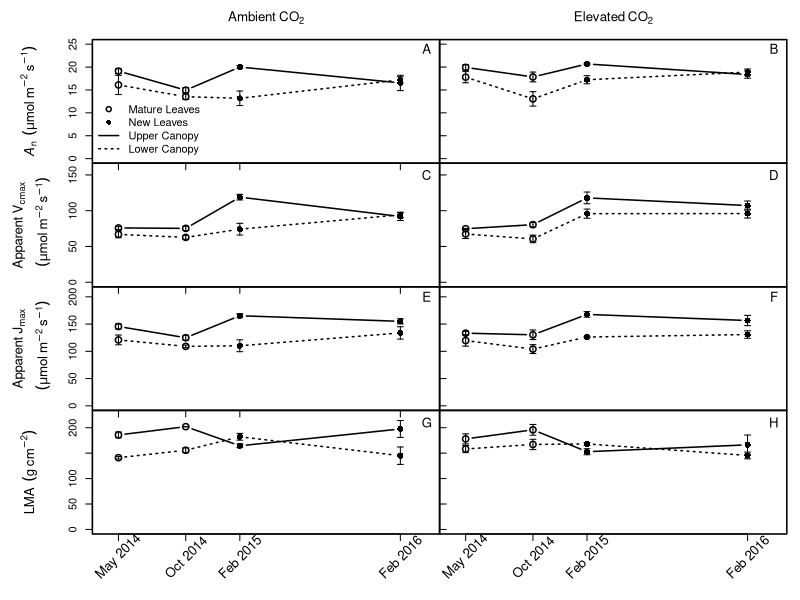

This chart was generated by the following R code:
##gas exchange campaigns------

ge <- read.csv("april/face_photo_means.csv")
  ge <- ge[complete.cases(ge),]
  ge <- droplevels(ge)
  ge$Date <- paste(ge$Campaign, "01", sep="_")
  ge$Date <- as.Date(ge$Date, format="%b_%Y_%d")

aco2 <- ge[ge$C.treat == "+C",]
eco2 <- ge[ge$C.treat == "0C",]
  
aco2_upp <- ge[ge$C.treat == "+C" & ge$Position == "upper",]
aco2_low <- ge[ge$C.treat == "+C" & ge$Position == "lower",]
eco2_upp <- ge[ge$C.treat == "0C" & ge$Position == "upper",]
eco2_low <- ge[ge$C.treat == "0C" & ge$Position == "lower",]


#plot bits------
campainlab <- gsub("_", " ", unique(ge$Campaign))
canopycols <- c("forestgreen", "royalblue")
pchs=c(1,16)
photolab <- expression(italic(A)[n]~~(mu*mol~m^-2~s^-1))
lmalab <- expression(LMA~~(g~cm^-2))
jlab <- expression(atop(Apparent~J[max],~~(mu*mol~m^-2~s^-1)))
vlab <- expression(atop(Apparent~V[cmax],~~(mu*mol~m^-2~s^-1)))
daterange <- c(as.Date("2014-04-01"), as.Date("2016-04-01"))
datelab <- as.Date("2016-04-01")
pchs2 <- c(1,1,16,16)

#plotting---------
windows()
par(oma=c(5,7,3,1), mfrow=c(4,2), mar=c(0,0,0,0), pch=16, lwd=1.5)

#photosynthesis-aco2
plot(photo ~ Date, data=aco2_low, type="b", pch=pchs2,lty=3,
     xlab="",ylab="", ylim=c(0, 25), xaxt='n', cex=1.25, xlim=daterange)
points(photo ~ Date, data=aco2_upp,  cex=1.25, type="b",pch=pchs2)
axis(1, labels=FALSE, at=unique(aco2$Date))
with(aco2, arrows(Date, photo, Date, photo+se.photo, angle=90, lwd=1,
                    length=.03))
with(aco2, arrows(Date, photo, Date, photo-se.photo, angle=90, lwd=1,
                  length=.03))
mtext(photolab, side=2, line=4, cex=.8)
legend("bottomleft", legend=c("Mature Leaves", "New Leaves", "Upper Canopy", "Lower Canopy"),
       bty='n', col="black", inset=.01, pch=c(1,16,NA,NA), lty=c(NA, NA, 1,3))
mtext(expression(Ambient~CO[2]), side=3, line=1, cex=.8)
text(datelab, 24, "A", cex=1.2)

#photosynthesis-eco2
plot(photo ~ Date, data=eco2_low,  type="b", pch=pchs2,lty=3,
     xlab="",ylab="", ylim=c(0, 25), xaxt='n', yaxt='n', cex=1.25, xlim=daterange)
points(photo ~ Date, data=eco2_upp, cex=1.25, type="b",pch=pchs2)
axis(2, labels=FALSE, tcl=.5)
with(eco2, arrows(Date, photo, Date, photo+se.photo, angle=90, lwd=1,
                  length=.03))
with(eco2, arrows(Date, photo, Date, photo-se.photo, angle=90, lwd=1,
                  length=.03))
mtext(expression(Elevated~CO[2]), side=3, line=1, cex=.8)
text(datelab, 24, "B", cex=1.2)

#vcmax-aco2
plot(Vcmax ~ Date, data=aco2_low, xlim=daterange,
     xlab="",ylab="", ylim=c(0, 160), xaxt='n', cex=1.25, type="b", pch=pchs2,lty=3)
points(Vcmax ~ Date, data=aco2_upp,  type="b",pch=pchs2, cex=1.25)
axis(1, labels=FALSE, at=unique(aco2$Date))
with(aco2, arrows(Date, Vcmax, Date, Vcmax+se.Vcmax, angle=90, lwd=1,
                  length=.03))
with(aco2, arrows(Date, Vcmax, Date, Vcmax-se.Vcmax, angle=90, lwd=1,
                  length=.03))
mtext(vlab, side=2, line=3,cex=.8)
text(datelab, 150, "C", cex=1.2)

#vcmax-eco2
plot(Vcmax ~ Date, data=eco2_low, xlim=daterange,
     xlab="",ylab="", ylim=c(0, 160), xaxt='n', cex=1.25,yaxt='n', type="b", pch=pchs2,lty=3)
points(Vcmax ~ Date, data=eco2_upp, type="b",pch=pchs2, cex=1.25)
axis(2, labels=FALSE, tcl=.5)
with(eco2, arrows(Date, Vcmax, Date, Vcmax+se.Vcmax, angle=90, lwd=1,
                  length=.03))
with(eco2, arrows(Date, Vcmax, Date, Vcmax-se.Vcmax, angle=90, lwd=1,
                  length=.03))
text(datelab, 150, "D", cex=1.2)

#jmax-aco2
plot(Jmax ~ Date, data=aco2_low,  xlim=daterange,
     xlab="",ylab="", ylim=c(0, 210), xaxt='n', cex=1.25, type="b", pch=pchs2,lty=3)
points(Jmax ~ Date, data=aco2_upp, type="b",pch=pchs2, cex=1.25)
axis(1, labels=FALSE, at=unique(aco2$Date))
with(aco2, arrows(Date, Jmax, Date, Jmax+se.Jmax, angle=90, lwd=1,
                  length=.03))
with(aco2, arrows(Date, Jmax, Date, Jmax-se.Jmax, angle=90, lwd=1,
                  length=.03 ))
mtext(jlab, side=2, line=3,cex=.8)
text(datelab, 200, "E", cex=1.2)

#jmax-eco2
plot(Jmax ~ Date, data=eco2_low, xlim=daterange,
     xlab="",ylab="", ylim=c(0, 210), xaxt='n', cex=1.25,yaxt='n', type="b", pch=pchs2,lty=3)
points(Jmax ~ Date, data=eco2_upp, type="b",pch=pchs2, cex=1.25)
axis(2, labels=FALSE, tcl=.5)
with(eco2, arrows(Date, Jmax, Date, Jmax+se.Jmax, angle=90, lwd=1,
                  length=.03))
with(eco2, arrows(Date, Jmax, Date, Jmax-se.Jmax, angle=90, lwd=1,
                  length=.03))
text(datelab, 200, "F", cex=1.2)

#lma-aco2
plot(LMA ~ Date, data=aco2_low,  xlim=daterange,
     xlab="",ylab="", ylim=c(0, 225), xaxt='n', cex=1.25,type="b", pch=pchs2,lty=3)
points(LMA ~ Date, data=aco2_upp,  type="b",pch=pchs2, cex=1.25)
axis(1, labels=FALSE, at=unique(aco2$Date))
text(unique(aco2$Date), par("usr")[3] - 45, srt = 45,
     labels = campainlab, xpd = NA, cex=1.2)
with(aco2, arrows(Date, LMA, Date, LMA+se.LMA, angle=90, lwd=1,
                  length=.03))
with(aco2, arrows(Date, LMA, Date, LMA-se.LMA, angle=90, lwd=1,
                  length=.03))
mtext(lmalab, side=2, line=4, cex=.8)
text(datelab, 210, "G",cex=1.2)

#lma-eco2
plot(LMA ~ Date, data=eco2_low, xlim=daterange, xlab="",ylab="", ylim=c(0, 225), 
     xaxt='n', cex=1.25,yaxt='n', type="b", pch=pchs2,lty=3)
points(LMA ~ Date, data=eco2_upp, type="b",pch=pchs2, cex=1.25)
axis(1, labels=FALSE, at=unique(aco2$Date))
text(unique(aco2$Date), par("usr")[3] - 45, srt = 45,
     labels = campainlab, xpd = NA, cex=1.2)
axis(2, labels=FALSE, tcl=.5)
with(eco2, arrows(Date, LMA, Date, LMA+se.LMA, angle=90, lwd=1,
                  length=.03))
with(eco2, arrows(Date, LMA, Date, LMA-se.LMA, angle=90, lwd=1,
                  length=.03))
text(datelab, 210, "H",cex=1.2)

dev.copy2pdf(file= "output/campaigns.pdf")
dev.off()


